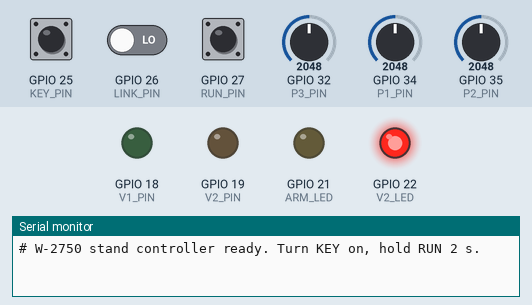
The sketch below on a simulated ESP32. Shown: output pins drawn as LEDs (lit = HIGH), the last lines printed to the serial monitor. The test bench sets the inputs (shaded band); at power-on: GPIO 25 (KEY_PIN) HIGH, GPIO 27 (RUN_PIN) HIGH, GPIO 35 (P2_PIN) = 2048, GPIO 26 (LINK_PIN) LOW, GPIO 32 (P3_PIN) = 2048, GPIO 34 (P1_PIN) = 2048.

Above: at 1.2 s.
1.3 s: GPIO 25 (KEY_PIN) pulled LOW for 0.15 s
At 1.37 s:
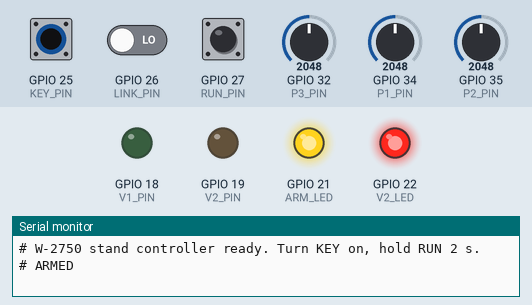
2.9 s: GPIO 25 (KEY_PIN) pulled LOW for 3.2 s
At 7.0 s:
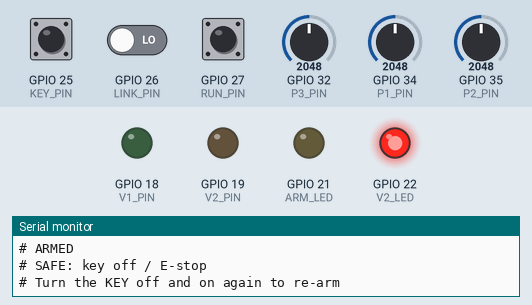
7.6 s: GPIO 25 (KEY_PIN) driven LOW and GPIO 27 (RUN_PIN) driven LOW
At 8.2 s:
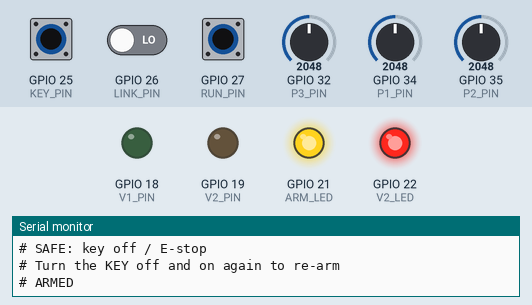
10.6 s: GPIO 35 (P2_PIN) set to 3207
13.6 s: GPIO 35 (P2_PIN) set to 3304
At 13.9 s:
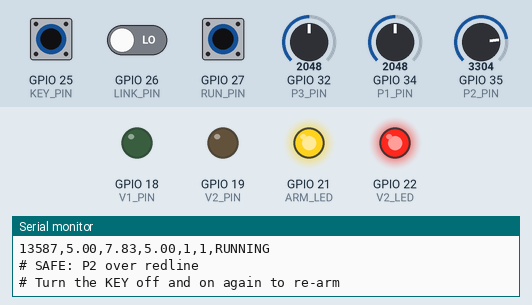
15.1 s: GPIO 25 (KEY_PIN) driven HIGH
At 16.3 s:
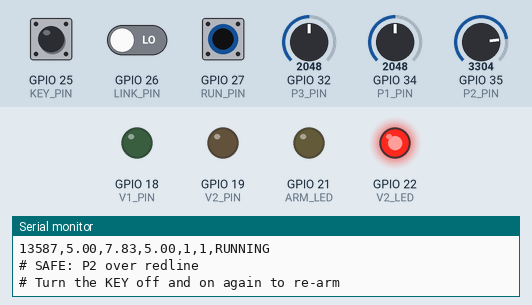
Timing chart, 0 to 17.6 s (numbered marks = the images above; inputs shaded):
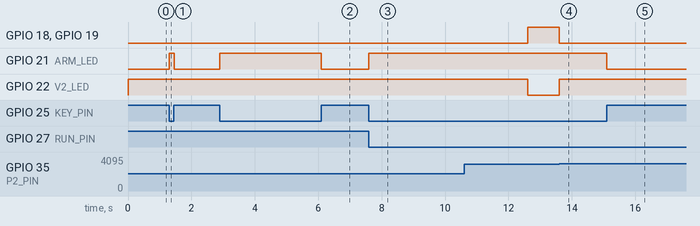

Measured:
- after the input at 1.3 s, GPIO 21 (ARM_LED): LOW → HIGH at once, → LOW 0.15 s later
- after the input at 2.9 s, GPIO 21 (ARM_LED): LOW → HIGH at once, → LOW 3.2 s later
- after the input at 7.6 s, GPIO 21 (ARM_LED): LOW → HIGH at once
- after the input at 13.6 s, GPIO 18 (V1_PIN), GPIO 19 (V2_PIN): HIGH → LOW at once; GPIO 22 (V2_LED): LOW → HIGH at once
- after the input at 15.1 s, GPIO 21 (ARM_LED): HIGH → LOW at once

The sketch:

sketch.ino
```cpp
// W-2750 test stand controller, Phase 1 (water flow), Wokwi prototype on ESP32.
// Knobs = pressure sensors P1 supply, P2 injector manifold, P3 outlet (0-10 bar).
// KEY switch   = the hardware arm loop (key + E-stop). Off = SAFE, always.
//                After any abort, turn it off and on again to re-arm.
// LINK switch  = the RS-485 link to the bunker. Off = link lost.
// RUN button   = hold 2 s while armed to start a timed water run.
// LEDs: V1 supply valve (green = open), V2 vent (red = vent OPEN), ARM (yellow).
// Serial prints CSV at 50 Hz during a run: t_ms,P1,P2,P3,V1,V2,state
// Hardware note: on the real board the key loop cuts valve POWER directly.
// This code only mirrors it; it never relies on software to make the stand safe.

const int P1_PIN = 34, P2_PIN = 35, P3_PIN = 32;
const int KEY_PIN = 25, LINK_PIN = 26, RUN_PIN = 27;
const int V1_PIN = 18;   // supply, normally closed: HIGH = energised = open
const int V2_PIN = 19;   // vent, normally open:     HIGH = energised = closed
const int ARM_LED = 21;
const int V2_LED = 22;   // lit while the vent is OPEN (de-energised)

const float REDLINE_BAR = 8.0;           // P2 abort limit
const unsigned long RUN_MS = 5000;       // water run length
const unsigned long COUNTDOWN_MS = 3000;
const unsigned long HOLD_MS = 2000;      // RUN must be held this long
const unsigned long LINK_TIMEOUT_MS = 500;
const unsigned long HEARTBEAT_MS = 200;  // bunker sends one every 200 ms

// States: 0 SAFE, 1 ARMED, 2 COUNTDOWN, 3 RUNNING
int state = 0;
const char* NAMES[] = {"SAFE", "ARMED", "COUNTDOWN", "RUNNING"};
bool latched = false;  // set by any abort; cleared only by turning the key OFF
unsigned long stateStart = 0, holdStart = 0, lastHeartbeat = 0, lastBeatSent = 0, lastLog = 0;

float readBar(int pin) {
  return analogRead(pin) * 10.0 / 4095.0;  // real board: 0.5-4.5 V -> 0-10 bar
}

void setValves(bool supplyOpen, bool ventClosed) {
  digitalWrite(V1_PIN, supplyOpen ? HIGH : LOW);
  digitalWrite(V2_PIN, ventClosed ? HIGH : LOW);
  digitalWrite(V2_LED, ventClosed ? LOW : HIGH);
}

void goSafe(const char* why) {
  setValves(false, false);  // supply shut, vent open
  if (state != 0) {
    Serial.print("# SAFE: ");
    Serial.println(why);
    latched = true;
    Serial.println("# Turn the KEY off and on again to re-arm");
  }
  state = 0;
  holdStart = 0;
}

void setup() {
  Serial.begin(115200);
  pinMode(KEY_PIN, INPUT_PULLUP);   // switch to GND = armed
  pinMode(LINK_PIN, INPUT_PULLUP);  // switch to GND = link up
  pinMode(RUN_PIN, INPUT_PULLUP);
  pinMode(V1_PIN, OUTPUT);
  pinMode(V2_PIN, OUTPUT);
  pinMode(ARM_LED, OUTPUT);
  pinMode(V2_LED, OUTPUT);
  setValves(false, false);
  Serial.println("# W-2750 stand controller ready. Turn KEY on, hold RUN 2 s.");
}

void loop() {
  unsigned long now = millis();
  bool keyOn = digitalRead(KEY_PIN) == LOW;
  bool linkUp = digitalRead(LINK_PIN) == LOW;
  bool runPressed = digitalRead(RUN_PIN) == LOW;

  // Simulated bunker heartbeat: arrives every 200 ms while the link is up
  if (linkUp && now - lastBeatSent >= HEARTBEAT_MS) {
    lastBeatSent = now;
    lastHeartbeat = now;
  }
  bool linkOk = now - lastHeartbeat < LINK_TIMEOUT_MS;

  float p1 = readBar(P1_PIN), p2 = readBar(P2_PIN), p3 = readBar(P3_PIN);

  // Abort checks, in priority order
  if (!keyOn && state != 0) goSafe("key off / E-stop");
  else if (!linkOk && state >= 2) goSafe("link lost > 500 ms");
  else if (p2 > REDLINE_BAR && state == 3) goSafe("P2 over redline");

  digitalWrite(ARM_LED, keyOn ? HIGH : LOW);

  if (!keyOn) latched = false;
  if (state == 0 && keyOn && !latched) {
    state = 1;
    Serial.println("# ARMED");
  } else if (state == 1) {
    if (runPressed && linkOk) {
      if (holdStart == 0) holdStart = now;
      if (now - holdStart >= HOLD_MS) {
        state = 2;
        stateStart = now;
        Serial.println("# COUNTDOWN 3 s");
      }
    } else {
      holdStart = 0;
    }
  } else if (state == 2 && now - stateStart >= COUNTDOWN_MS) {
    state = 3;
    stateStart = now;
    setValves(true, true);  // vent closed, supply open
    Serial.println("t_ms,P1_bar,P2_bar,P3_bar,V1,V2_closed,state");
  } else if (state == 3 && now - stateStart >= RUN_MS) {
    setValves(false, false);
    Serial.println("# RUN COMPLETE, vent open");
    state = keyOn ? 1 : 0;
    holdStart = 0;
  }

  if (state == 3 && now - lastLog >= 20) {  // 50 Hz log
    lastLog = now;
    Serial.print(now); Serial.print(',');
    Serial.print(p1, 2); Serial.print(',');
    Serial.print(p2, 2); Serial.print(',');
    Serial.print(p3, 2); Serial.print(',');
    Serial.print(digitalRead(V1_PIN)); Serial.print(',');
    Serial.print(digitalRead(V2_PIN)); Serial.print(',');
    Serial.println(NAMES[state]);
  }
}
```
